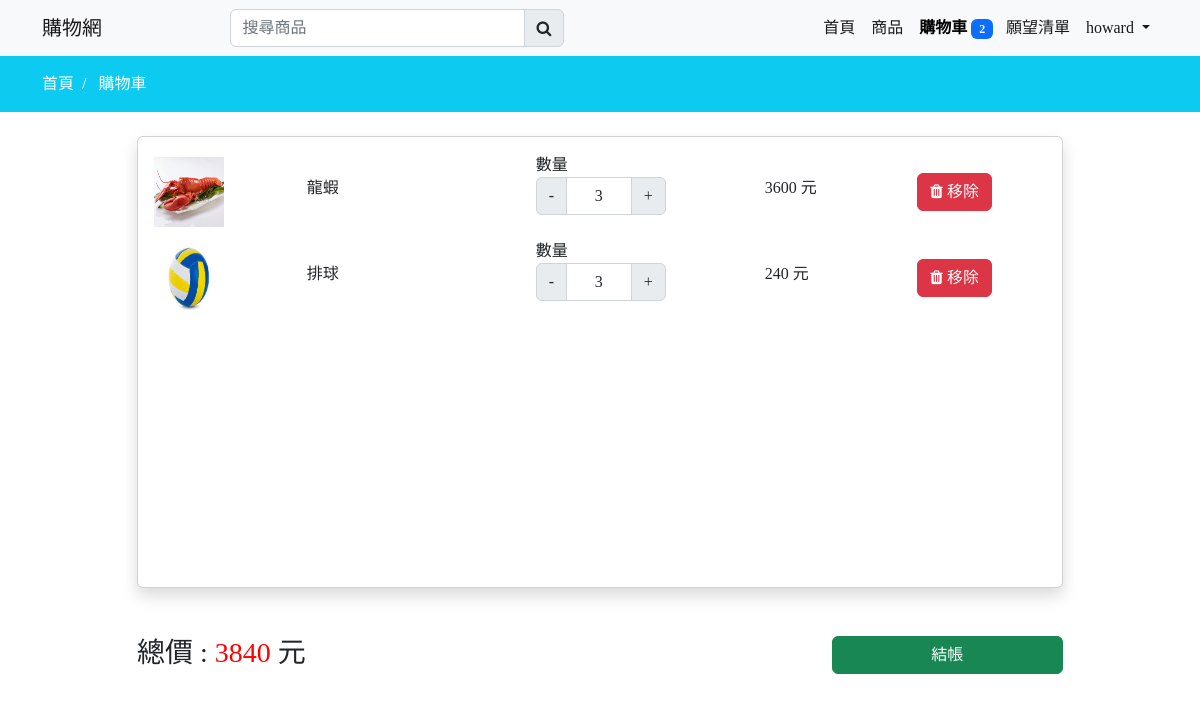
The app's page /cart (signed in) with its own data.
### mainapp/models.py (models this page shows, shortened)
class Profile(models.Model):
    user = models.OneToOneField(User,on_delete=models.CASCADE,null=True,blank=True)
    first_name = models.CharField(max_length=150,null=True,blank=True)
    last_name = models.CharField(max_length=150,null=True,blank=True)
    phone = models.CharField(max_length=150,null=True,blank=True)
    address = models.CharField(max_length=150,null=True,blank=True)
    email = models.EmailField(max_length=150,null=True,blank=True)
    profile_image = models.ImageField(upload_to=get_profile_file_path,null=True,blank=True)
    create_at = models.DateTimeField(auto_now_add=True)
    @property
    def cart_item_total(self):
        total = len(self.cart_set.all())
        return total
    @property
    def wishlist_item_total(self):
        total = len(self.wishlist_set.all())
        return total

class Cart(models.Model):
    user = models.ForeignKey(Profile,on_delete=models.CASCADE)
    product = models.ForeignKey(Product,on_delete=models.CASCADE)
    product_qty = models.IntegerField(null=False,blank=False)
    create_at = models.DateTimeField(auto_now_add=True)
    @property
    def item_totalprice(self):
        total = self.product.selling_price * self.product_qty
        return total

class Product(models.Model):
    category = models.ForeignKey(Category,on_delete=models.CASCADE)
    slug = models.SlugField(null=False,unique=True,default=uuid.uuid1)
    name = models.CharField(max_length=150,null=False,blank=False)
    product_image = models.ImageField(upload_to=get_file_path,null=True,blank=True)
    small_description = models.CharField(max_length=150,null=False,blank=False)
    description = models.TextField(max_length=500,null=False,blank=False)
    quantity = models.IntegerField(null=False,blank=False)
    original_price = models.IntegerField(null=False,blank=False)
    selling_price = models.IntegerField(null=False,blank=False)
    status = models.BooleanField(default=False,help_text='0=default,1=Hidden')
    trending = models.BooleanField(default=False,help_text='0=default,1=Trending')
    tag = models.CharField(max_length=150,null=True,blank=True)
    meta_title = models.CharField(max_length=150,null=True,blank=True)
    meta_keywords = models.CharField(max_length=150,null=True,blank=True)
    meta_description = models.CharField(max_length=150,null=True,blank=True)
    created_at = models.DateTimeField(auto_now_add=True)
    @property
    def product_imageURL(self):
        try:
            url = self.product_image.url
        except:
            url = ''
        return url

### mainapp/controller/cart.py (the view)
# urls.py: path('cart',cart.cart, name='cart'),
@login_required
def cart(request):
    profile = Profile.objects.get(user=request.user)
    cart = Cart.objects.filter(user=request.user.profile)
    total = 0
    for item in cart:
        total += item.product.selling_price * item.product_qty
    return render(request,'store/cart.html',locals())

### mainapp/templates/store/cart.html (shortened to what this page needs)
{% extends 'store/layouts/main.html' %}
{% load static %}
{% block content %}
<div class="py-3 bg-info">
    <div class="container">
        <a class="text-white" href="{% url 'home' %}">首頁 &nbsp;/ &nbsp;</a>
        <a class="text-white" href="{% url 'cart' %}">購物車</a>
    </div>
</div>
<div class="container mt-4" id="cart_data">
    <div class="row">
        <div class="col-md-10 mx-auto">
            <div class="card shadow">
                <div class="card-body cart_data cart-height">
                    {% if cart %}
                        {% for item in cart %}
                            <div class="row mb-2 product_data">
                                <div class="col-md-2 my-auto">
                                    <img src="{% static item.product.product_imageURL %}" height="70px" width="70px" alt="Image product">
                                </div>
                                <div class="col-md-3 my-auto">
                                    <h6>{{item.product.name}}</h6>
                                </div>
                                <div class="col-md-3 my-auto">
                                    {% if item.product.quantity > item.product_qty %}
                                    <label for="Quantity">數量</label>
                                    <div class="input-group text-center mb-3" style="width: 130px;">
                                        <button class="input-group-text cart-decrement-btn changeQuantity">-</button>
                                        <input type="text" class="form-control text-center qty-input" name="quantity" value="{{item.product_qty}}">
                                        <button class="input-group-text cart-increment-btn changeQuantity">+</button>
                                    </div>
                                    {% else %}
                                        <h4><span class="badge rounded-pill text-bg-warning ">售罄</span></h4>
                                    {% endif %}
                                </div>
                                <div class="col-md-2 my-auto">
                                    <h6>{{item.item_totalprice}} 元</h6>
                                </div>
                                <div class="col-md-2 my-auto">
                                    <button class="btn btn-danger delete-cart-item">
                                        <i class="fa fa-trash"> 移除</i>
                                    </button>
                                </div>
                            </div>
                        {% endfor %}
                    {% else %}
                        <h4 class="text-center" style="margin-top: 200px;">您的購物車是空的</h4>
                    {% endif %}
                </div>
            </div>
            {% if cart %}
            <div class="mt-5">
                <h3 class="float-start">總價 : <span style="color: red;">{{total}}</span> 元</h3>
                <a href="{% url 'checkout' %}" class="btn btn-success float-end w-25">結帳</a>
            </div>
            {% endif %}
        </div>
    </div>
</div>
{% endblock content %}

### mainapp/templates/store/inc/navbar.html (shortened to what this page needs)
<nav class="navbar navbar-expand-lg bg-light" id="item_count">
    <div class="container">
      <a class="navbar-brand" href="{% url 'home' %}">購物網</a>
      <div class="search-bar">
        <form action="{% url 'search_product' %}" method="POST">
          <div class="input-group">
            <input type="search" class="form-control" id="search_product" name="search_product" placeholder="搜尋商品" required>
            <button class="input-group-text"><i class="fa fa-search"></i></button>
          </div>
      </form>
      </div>
      <div class="collapse navbar-collapse" id="navbarNav">
        <ul class="navbar-nav ms-auto">
          <li class="nav-item">
            <a class="nav-link active {% if request.resolver_match.url_name == 'home' %}navactive{% endif %}" aria-current="page" href="{% url 'home' %}">首頁</a>
          </li>
          <li class="nav-item">
            <a class="nav-link active {% if request.resolver_match.url_name == 'collections' %}navactive{% endif %}" href="{% url 'collections' %}">商品</a>
          </li>
          <li class="nav-item">
            <a class="nav-link active {% if request.resolver_match.url_name == 'cart' %}navactive{% endif %}" aria-current="page" href="{% url 'cart' %}">
              購物車
              {% if profile.cart_item_total > 0 %}
              <span class="badge badge-pill bg-primary cart-count" style="margin-right: -3px;">{{profile.cart_item_total}}</span>
              {% endif %}
            </a>
          </li>
          <li class="nav-item">
            <a class="nav-link active {% if request.resolver_match.url_name == 'wishlist' %}navactive{% endif %}" aria-current="page" href="{% url 'wishlist' %}">
              願望清單
            </a>
          </li>
          {% if request.user.is_authenticated %}
          <li class="nav-item dropdown">
            <a class="nav-link dropdown-toggle active ints"
            href="#" role="button" data-bs-toggle="dropdown" aria-expanded="false">
              {{request.user}}
            </a>
          </li>
          {% else %}
          <li class="nav-item">
            <a class="nav-link" href="{% url 'login' %}">登入</a>
          </li>
          {% endif  %}
        </ul>
      </div>
    </div>
  </nav>

### static/css/custom.css (style rules this page uses)
.search-bar { width: 30% !important; margin-left: 10%; }

### mainapp/templates/store/cart.html (style rules this page uses)
.cart-height { height: 450px; overflow-y: auto; }

### mainapp/templates/store/layouts/main.html (style rules this page uses)
* { font-family: 'Noto Serif TC', serif; }
a { text-decoration: none; }
.navactive { color: black !important; font-weight: 600 !important; }

### records on screen
Profile: cart_item_total "2"
Cart: product.product_image (picture), product.name "龍蝦", quantity "3", item_totalprice "3600"
Cart: product.product_image (picture), product.name "排球", quantity "3", item_totalprice "240"

### other values on screen
{{ request.user }} "howard"
{{ total }} "3840"
